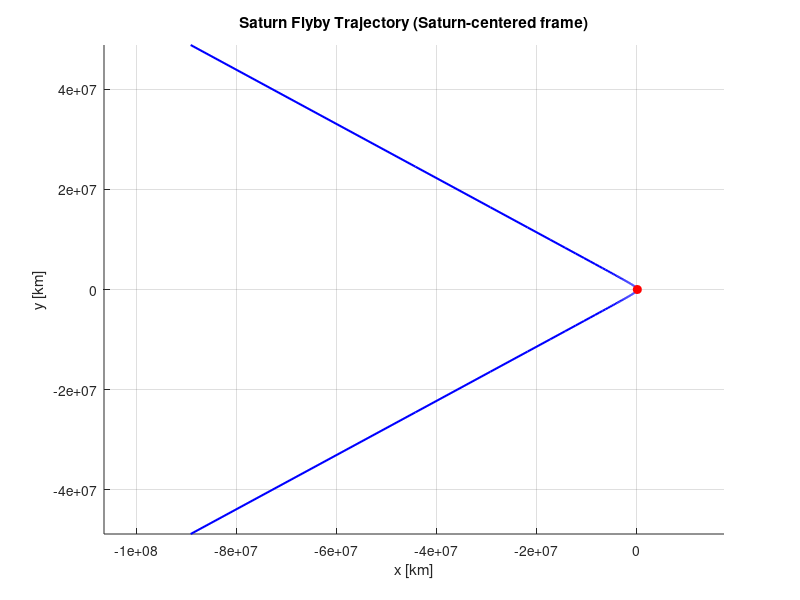

MATLAB code to generate this figure: (Note: this script raises an error after producing the figure.)
%% SATURN SLINGSHOT ANALYSIS 

% As part of a interplanetary mission towards Uranus, the option of 
% exploiting a gravitational assist around Saturn is thereby evalued from
% an energetic POV. 

%% Script Description:
% This script calculates the velocity magnitude & vector of
% the spacecraft (in the Heliocentric frame) after a flyby of Saturn
% for a wide range of flyby variables (the periapsis radius r_p,
% and the spacecraft SOI entrance velocity)
%
% With this the Delta V of the gravitational slingshot is evalued 
%
%% Theoretical background:
% In a patched-conics a flyby trajectory is a hyperbola.
% The trajectory rotates the so called hyperbolic excess velocity vector by angle ξ (xi), 
% thus producing a velocity change in the Heliocentric reference frame,
% indeed: 
% V_helio_final = V_helio_planet + V_inf_final ==> 
%
% DeltaV = abs(V_helio_final - V_helio_planet) = abs(V_inf_final)
%
% This DeltaV constitutes the gravitational slingshot effect

clc
close all
%% Definition of the problem constants (all in km and km/s)
Mus = 3.7931187e7;       % Saturn GM [km^3/s^2]
MuS = 1.32712440018e11;  % Sun GM [km^3/s^2]
rs  = 58232;             % Saturn equatorial radius [km]
Rs  = 9.537e8;           % Saturn semimajor axis ≈ 9.537 AU [km]
vp  = sqrt(MuS/Rs);      % Saturn orbital speed [km/s] ≈ 9.68 km/s
r_soi = Rs*(Mus/MuS)^(2/5); % Sphere of Influence radius [km]


%% Problem INPUTS (aka the flyby variables, 3 independent ones)
h = 78768;                  % minimum flyby altitude to not encounter the Saturn's rings[km]
r_p = h + rs;            % 1) flyby radius [km]
v_minus = 12;            % 2) heliocentric velocity magnitude of the SC @ SOI encounter [km/s]
delta_i = 30;            % 3) Angle (in degrees) between SC velocity @SOI encounter and planet velocity [deg]

% (NOTE: v_minus and delta_i depend on the interplanetary transfer arc from Earth to Saturn,
% they can either be assumed or evaluated in a separate script, together they form
% the VECTOR of the velocity of the SC @ encounter) 

%% Calculation of dependent flyby variables

v_inf = sqrt(v_minus^2 + vp^2 - 2*v_minus*vp*cosd(delta_i)); 
% Hyperbolic excess velocity (km/s), magnitude doesn't change, only direction

S_D_i= (v_minus*cosd(delta_i)-vp)/v_inf;
C_D_i= (v_minus*sind(delta_i))/v_inf;
Delta_i = 2*atan(S_D_i/(1+C_D_i)); % initial angle between planet velocity and entrance hyperbolic excess velocity

e_hyp = 1 + (r_p/Mus)*v_inf^2;   % eccentricity of the fly hyperbola
theta_star = acos(-1/e_hyp);     % asymptotic value of the true anomaly
a_hyp = -Mus/(v_inf^2);          % semi-major axis of the hyperbola [km]

xi = 2*theta_star - pi; % deflection angle: it's the angle that the VECTOR v_inf is rotated by 

% !!! WARNING !!!
% In a patched conics approximation there is ambiguity regarding the sense
% with which the flyby hyperbola is flown!!
% Therefore CHOOSE whether flyby is CW or CCW before proceeding !!!

% Final angle between planet velocity and exit hyperbolic excess velocity
  Delta_f = Delta_i + xi; % if CW
% Delta_f = Delta_i - xi; % if CCW

v_final = sqrt(v_inf^2 + vp^2 + 2*v_inf*vp*cos(Delta_f)); % velocity MAGNITUDE [km/s] in HC frame after flyby

C_d_f = (vp + v_inf*cos(Delta_f))/v_final;
S_d_f = (v_inf*sin(Delta_f))/v_final;
delta_f = 2*atan(S_d_f/(1+C_d_f));
DeltaV = abs(v_final-v_minus);

%% Plots and results

fprintf('Initial hyperbolic excess velocity: %.2f km/s\n', v_inf);
fprintf('Deflection angle xi: %.2f deg\n', rad2deg(xi));
fprintf('Final heliocentric speed: %.2f km/s\n', v_final);
fprintf('Final flight angle delta_f: %.2f deg\n', rad2deg(delta_f));
fprintf('Delta_V exiting Saturn: %.2f km/s\n',DeltaV);

%% Plot of the flyby trajectory in Saturn-centered frame

figure; hold on; axis equal; grid on
title('Saturn Flyby Trajectory (Saturn-centered frame)');
xlabel('x [km]'); ylabel('y [km]');

% Range of true anomaly
theta = linspace(-theta_star, theta_star, 1000);
r = (a_hyp*(1-e_hyp^2))./(1 + e_hyp*cos(theta));

% Convert to Cartesian
x = r .* cos(theta);
y = r .* sin(theta);

% Plot hyperbolic trajectory
plot(x, y, 'b', 'LineWidth', 1.5);

% Plot periapsis point (+rp or -rp if cw o ccw)
plot(r_p, 0, 'ro', 'MarkerFaceColor','r');

% Draw Saturn with PNG texture
[img,~,alpha] = imread('saturn.png');
saturn_radius_plot = rs; % [km]
xRange = [-1 1]*saturn_radius_plot;
yRange = [-1 1]*saturn_radius_plot;
image('XData',xRange,'YData',yRange,...
      'CData',img,'AlphaData',alpha);

% Draw SOI for context
theta_circle = linspace(0,2*pi,200);
plot(r_soi*cos(theta_circle), r_soi*sin(theta_circle), '--k');

legend('Hyperbolic trajectory','Periapsis','SOI of Saturn');
xlim([-5e6 5e6]);
ylim([-3e6 3e6]);
